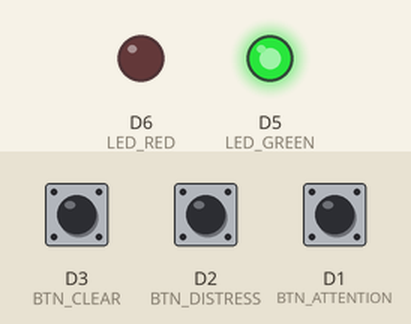
Recording of a sketch running on a simulated ESP8266 (NodeMCU). Shown: output pins drawn as LEDs (lit = HIGH). The test bench sets the inputs (shaded band); at power-on: D1 (BTN_ATTENTION) HIGH, D3 (BTN_CLEAR) HIGH, D2 (BTN_DISTRESS) HIGH. WiFi joins after 1.5 s; servers stay silent unless stated; no MQTT or app messages arrive unless stated; what the sketch prints to the serial monitor is not drawn.

Above: at 0.1 s.
At 1.52 s:
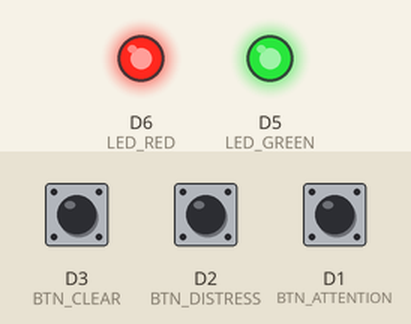
At 2.7 s:
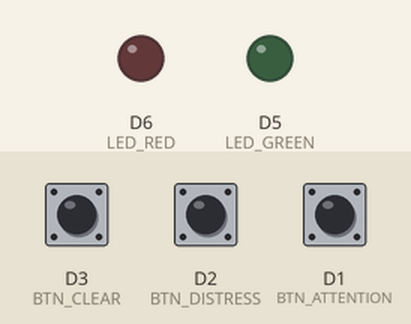
2.8 s: D1 (BTN_ATTENTION) pulled LOW for 0.15 s
4.4 s: D3 (BTN_CLEAR) pulled LOW for 0.15 s
Timing chart, 0 to 7.4 s (numbered marks = the images above; inputs shaded):
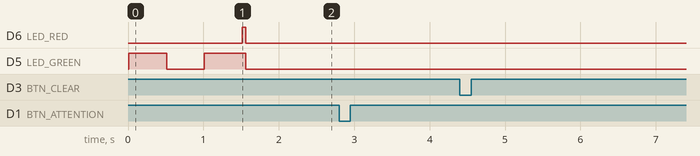

Measured:
- after the input at 2.8 s, every drawn part: stays the same
- after the input at 4.4 s, every drawn part: stays the same

The sketch:

patientmonitor.ino
```cpp
#include <ESP8266WiFi.h>
#include <PubSubClient.h>

#define LED_GREEN D5
#define LED_RED D6
// button controls
#define BTN_ATTENTION D1
#define BTN_DISTRESS D2
#define BTN_CLEAR D3

//mqtt message buffer size
#define MSG_BUFFER_SIZE  (50)
#define DISTRESS_DELAY 60000
#define DISTRESS_CLEAR_DELAY 20000

//Spectranet_LTE-3EAA
const char* ssid = "BedWiFi"; //"Bed_Monitor";
const char* password = "AEE3D9LT";
const char* mqtt_server = "192.168.8.101"; //"broker.mqtt-dashboard.com";
String clientId = "bed01";
String topic = "monitor/patient/bed";
String attention_msg = "attention/" + clientId;
String distress_msg = "distress/" + clientId;
String clear_msg = "clear/" + clientId;

WiFiClient espClient;
PubSubClient client(espClient);
unsigned long lastMsg = 0;
bool blocker = false;
unsigned long currentMillis;
unsigned long startMillis = 0;

char msg[MSG_BUFFER_SIZE];
int value = 0;

//function prototypes
void distress_action();
void attention_action();
void setup_wifi();
void setup_pins();
void setModuleBlocker();
bool clearModuleBlocker();

String reply = "";
void callback(char* topic, byte* payload, unsigned int length) {
  // handle message arrived
  for (uint8_t i = 0; i < length; i++)
  {
    reply += (char)payload[i];
  }

  if (reply == "clear/" + clientId) {
    Serial.print("Subscribe message: ");
    Serial.println(reply);
    clearModuleBlocker();
    Serial.println("MODULE RESET");
  }
  reply = "";
  Serial.println();
}

void setup() {
  setup_pins();
  Serial.begin(115200);
  setup_wifi();
  client.setServer(mqtt_server, 1883);
  client.setCallback(callback);
}


void loop() {
  currentMillis = millis();

  if (!client.connected()) {
    reconnect();
  }

  if (!blocker) {
    if (!digitalRead(BTN_ATTENTION)) {
      attentionAction();
    }

    if (!digitalRead(BTN_DISTRESS)) {

      if (startMillis <= 0) {
        startMillis = currentMillis;
      }
      else {
        if ((currentMillis - startMillis) >= DISTRESS_DELAY) {
          distressAction();
        }
      }
    }
    else {
      startMillis = 0;
    }
  }
  else {
    if (!digitalRead(BTN_CLEAR)) {
      clearAction();
    }
  }
}


void clearAction() {
  Serial.println("Clear button pressed");
  startMillis = 0;
  Serial.print("Publish message (clear): ");
  Serial.println(clientId);
  //  String topic = "monitor/" + String(clientId) + "/clear";
  client.publish(topic.c_str(), clear_msg.c_str());
  clearModuleBlocker();
}

void distressAction() {
  Serial.println("Distress button pressed");
  startMillis = 0;
  Serial.print("Publish message (distress): ");
  Serial.println(clientId);
  //  String topic = "monitor/" + String(clientId) + "/distress";
  client.publish(topic.c_str(), distress_msg.c_str());
  setModuleBlocker();

  Serial.println("Expects admin clear override from user client");
  startMillis = millis();
  while (blocker) {
    // if admin doesn't clear after DISTRESS_DELAY sec then auto clear
    if ((millis() - startMillis) >= DISTRESS_CLEAR_DELAY) {
      Serial.println("Distress auto clear: " + String(DISTRESS_CLEAR_DELAY));
      clearAction();
      break;
    }
    client.loop();
  }
}


void attentionAction() {
  Serial.println("Attention button pressed");
  Serial.print("Publish message (attention): ");
  Serial.println(clientId);
  //  String topic = "monitor/" + String(clientId) + "/attention";
  client.publish(topic.c_str(), attention_msg.c_str());
  setModuleBlocker();
}

/**
   ESP wifi module configurations
*/
void setup_wifi() {

  delay(10);
  // We start by connecting to a WiFi network
  Serial.println();
  Serial.print("Connecting to ");
  Serial.println(ssid);

  digitalWrite(LED_GREEN, HIGH);
  WiFi.mode(WIFI_STA);
  WiFi.begin(ssid, password);

  while (WiFi.status() != WL_CONNECTED) {
    delay(500);
    digitalWrite(LED_GREEN, !digitalRead(LED_GREEN));
    Serial.print(".");
  }

  randomSeed(micros());

  Serial.println("");
  Serial.println("WiFi connected");
  Serial.println("IP address: ");
  Serial.println(WiFi.localIP());
  digitalWrite(LED_GREEN, LOW);
}

/**
   Board pin configurations
*/
void setup_pins() {
  //  control buttons
  pinMode(BTN_ATTENTION, INPUT_PULLUP);
  pinMode(BTN_DISTRESS, INPUT_PULLUP);
  pinMode(BTN_CLEAR, INPUT_PULLUP);
  //  Led pins
  pinMode(LED_GREEN, OUTPUT);
  pinMode(LED_RED, OUTPUT);
}

void reconnect() {
  // Loop until we're reconnected
  while (!client.connected()) {
    digitalWrite(LED_GREEN, HIGH);
    digitalWrite(LED_RED, HIGH);
    Serial.print("Attempting MQTT connection...");
    // Attempt to connect
    if (client.connect(clientId.c_str())) {
      Serial.println("connected");
    } else {
      Serial.print("failed, rc=");
      Serial.print(client.state());
      Serial.println(" try again in 5 seconds");
      // Wait 3 seconds before retrying
      delay(3000);
    }
  }

  client.subscribe("reply/patient/bed");
  digitalWrite(LED_GREEN, LOW);
  digitalWrite(LED_RED, LOW);
}

void setModuleBlocker() {
  blocker = true;
}

bool clearModuleBlocker() {
  blocker = false;
  return !blocker;
}
```
